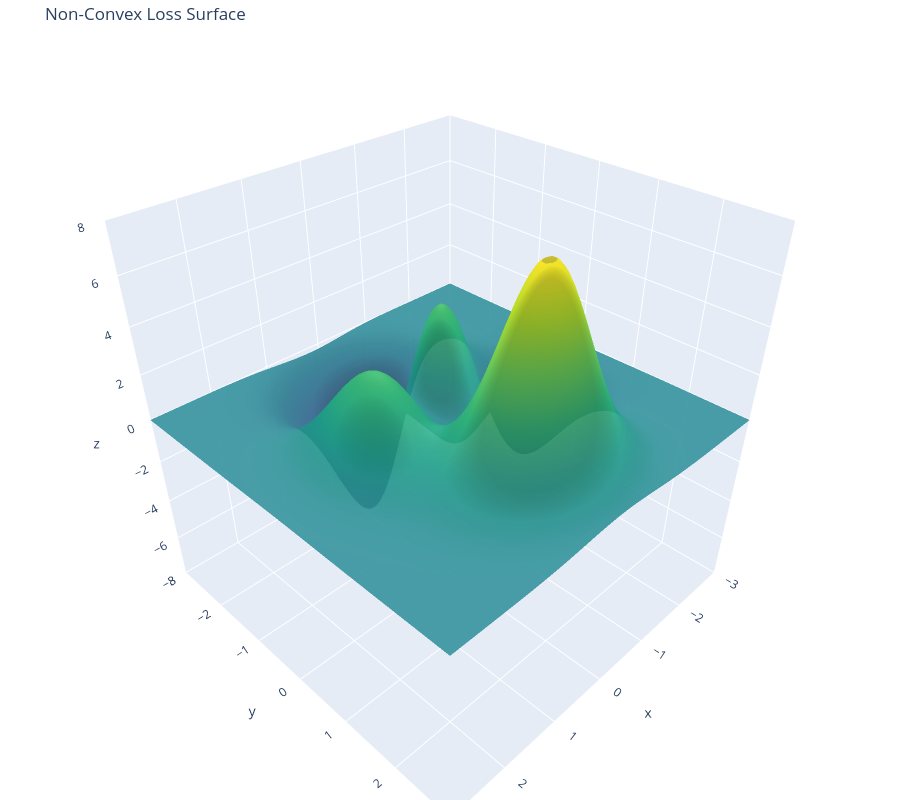

Notebook code for this chart:
### Markdown cell above
We now calculate the gradient $\nabla_{x,y} f(x,y)$, which is to say, $\frac{\partial f(x,y)}{\partial x}$ and $\frac{\partial f(x,y)}{\partial y}$. That makes a vector pointing in the direction that most steeply uphill from the estimate. We want to move in the opposite direction. The red "cone" points in the direction we should step.

### Code cell
def calculate_gradient(x, y):
    """
    Calculates the partial derivatives of the loss function at (x, y).
    Returns a tuple (df_dx, df_dy).
    """
    # Pre-compute common exponentials
    exp1 = np.exp(-x**2 - (y + 1)**2)
    exp2 = np.exp(-x**2 - y**2)
    exp3 = np.exp(-(x + 1)**2 - y**2)

    # Derivative with respect to x
    df_dx_1 = 3 * (2 * (1 - x) * (-1) + (1 - x)**2 * (-2 * x)) * exp1
    df_dx_2 = -10 * ((1/5 - 3 * x**2) + (x/5 - x**3 - y**5) * (-2 * x)) * exp2
    df_dx_3 = -1/3 * (-2 * (x + 1)) * exp3
    df_dx = df_dx_1 + df_dx_2 + df_dx_3

    # Derivative with respect to y
    df_dy_1 = 3 * (1 - x)**2 * (-2 * (y + 1)) * exp1
    df_dy_2 = -10 * (-5 * y**4 + (x/5 - x**3 - y**5) * (-2 * y)) * exp2
    df_dy_3 = -1/3 * (-2 * y) * exp3
    df_dy = df_dy_1 + df_dy_2 + df_dy_3

    return df_dx, df_dy

def overlay_gradient_arrow(fig, x, y, visual_length=0.75):
    """
    Adds a normalized 3D cone representing the negative gradient 
    to the existing Plotly figure.
    
    visual_length: The approximate length of the arrow in axis units. 
                   Since axes are -3 to 3, 0.75 is a reasonable default.
    """
    # 1. Calculate raw gradient vectors
    grad_x, grad_y = calculate_gradient(x, y)
    z_val = loss_function(x, y)

    # Descent direction in XY plane
    u_raw = -grad_x 
    v_raw = -grad_y 
    # Change in Z along that direction
    w_raw = -(grad_x**2 + grad_y**2)

    # 2. Normalize vector to fix visual size
    # Calculate magnitude of the 3D vector
    magnitude = np.sqrt(u_raw**2 + v_raw**2 + w_raw**2)
    
    # Avoid division by zero at local extrema
    if magnitude < 1e-9:
        print(f"Gradient is near zero at ({x:.3f}, {y:.3f}). Skipping arrow.")
        return

    # Scale components to the desired visual length
    u = (u_raw / magnitude) * visual_length
    v = (v_raw / magnitude) * visual_length
    w = (w_raw / magnitude) * visual_length

    # 3. Add the Cone trace with absolute sizing
    fig.add_trace(
        go.Cone(
            x=[x], y=[y], z=[z_val],    # Anchor point
            u=[u], v=[v], w=[w],        # Normalized vector components
            sizemode="absolute",        # Use the absolute values of u,v,w for size
            sizeref=1,                  # Reference factor of 1
            anchor="tail",              # Anchor the cone at the tail
            showscale=False,
            colorscale=[[0, 'rgb(255,0,0)'], [1, 'rgb(255,0,0)']], # Solid red
            name='Gradient Vector'
        )
    )
    
    print(f"Gradient at ({x:.3f}, {y:.3f}): <{grad_x:.3f}, {grad_y:.3f}>")

# Clear previous gradient traces if re-running this cell repeatedly
# to avoid cluttered plot.
fig.data = [trace for trace in fig.data if trace.name not in ['Gradient Vector']]

# Add the new, normalized arrow
overlay_gradient_arrow(fig, start_x, start_y)
fig.show()

### Figure 1 — Plotly figure (JSON) as saved in the notebook; plotly's stock layout.template omitted (floating-point values rounded to 4 significant figures; data arrays with more than 128 entries replaced by an {"elided": "..."} marker saying what was removed)
{"data": [{"colorscale": [[0, "#440154"], [0.1111, "#482878"], [0.2222, "#3e4989"], [0.3333, "#31688e"], [0.4444, "#26828e"], [0.5556, "#1f9e89"], [0.6667, "#35b779"], [0.7778, "#6ece58"], [0.8889, "#b5de2b"], [1, "#fde725"]], "opacity": 0.9, "showscale": false, "type": "surface", "x": {"elided": "100x100 float values"}, "y": {"elided": "100x100 float values"}, "z": {"elided": "100x100 float values"}}, {"marker": {"color": "red", "opacity": 1, "size": 8, "symbol": "diamond"}, "mode": "markers", "name": "Initial Guess", "type": "scatter3d", "x": [-0.32], "y": [-2.37], "z": [-1.73]}, {"anchor": "tail", "colorscale": [[0, "rgb(255,0,0)"], [1, "rgb(255,0,0)"]], "name": "Gradient Vector", "showscale": false, "sizemode": "absolute", "sizeref": 1, "type": "cone", "u": [0.06504], "v": [0.1325], "w": [-0.7353], "x": [-0.32], "y": [-2.37], "z": [-1.73]}], "layout": {"autosize": true, "height": 800, "margin": {"b": 0, "l": 0, "r": 0, "t": 40}, "scene": {"aspectmode": "cube", "xaxis": {"nticks": 10, "range": [-3, 3]}, "yaxis": {"nticks": 10, "range": [-3, 3]}, "zaxis": {"nticks": 10, "range": [-8, 8]}}, "title": {"text": "Non-Convex Loss Surface"}}}
